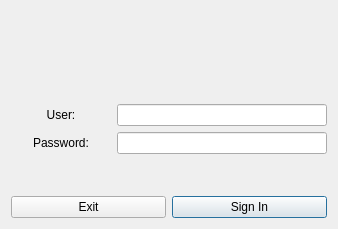
<?xml version="1.0" encoding="UTF-8"?>
<ui version="4.0">
 <class>Signin_GUI</class>
 <widget class="QDialog" name="Signin_GUI">
  <property name="geometry">
   <rect>
    <x>0</x>
    <y>0</y>
    <width>338</width>
    <height>229</height>
   </rect>
  </property>
  <property name="windowTitle">
   <string>Admin Sign In</string>
  </property>
  <layout class="QGridLayout" name="gridLayout">
   <item row="0" column="0" colspan="2">
    <widget class="QLabel" name="label_topImg">
     <property name="text">
      <string/>
     </property>
     <property name="pixmap">
      <pixmap resource="myImg.qrc">:/myImg/topImg.jpg</pixmap>
     </property>
    </widget>
   </item>
   <item row="1" column="0" colspan="2">
    <layout class="QFormLayout" name="formLayout">
     <item row="0" column="0">
      <widget class="QLabel" name="label_user">
       <property name="minimumSize">
        <size>
         <width>100</width>
         <height>0</height>
        </size>
       </property>
       <property name="text">
        <string>User:</string>
       </property>
       <property name="alignment">
        <set>Qt::AlignCenter</set>
       </property>
      </widget>
     </item>
     <item row="0" column="1">
      <widget class="QLineEdit" name="lineEdit_user">
       <property name="maxLength">
        <number>20</number>
       </property>
      </widget>
     </item>
     <item row="1" column="0">
      <widget class="QLabel" name="label_password">
       <property name="minimumSize">
        <size>
         <width>100</width>
         <height>0</height>
        </size>
       </property>
       <property name="text">
        <string>Password:</string>
       </property>
       <property name="alignment">
        <set>Qt::AlignCenter</set>
       </property>
      </widget>
     </item>
     <item row="1" column="1">
      <widget class="QLineEdit" name="lineEdit_password">
       <property name="maxLength">
        <number>20</number>
       </property>
       <property name="echoMode">
        <enum>QLineEdit::Password</enum>
       </property>
      </widget>
     </item>
    </layout>
   </item>
   <item row="2" column="0">
    <widget class="QPushButton" name="pushButton_exit">
     <property name="text">
      <string>Exit</string>
     </property>
    </widget>
   </item>
   <item row="2" column="1">
    <widget class="QPushButton" name="pushButton_signin">
     <property name="text">
      <string>Sign In</string>
     </property>
     <property name="default">
      <bool>true</bool>
     </property>
    </widget>
   </item>
  </layout>
 </widget>
 <tabstops>
  <tabstop>lineEdit_user</tabstop>
  <tabstop>lineEdit_password</tabstop>
  <tabstop>pushButton_signin</tabstop>
  <tabstop>pushButton_exit</tabstop>
 </tabstops>
 <resources>
  <include location="myImg.qrc"/>
 </resources>
 <connections/>
</ui>
